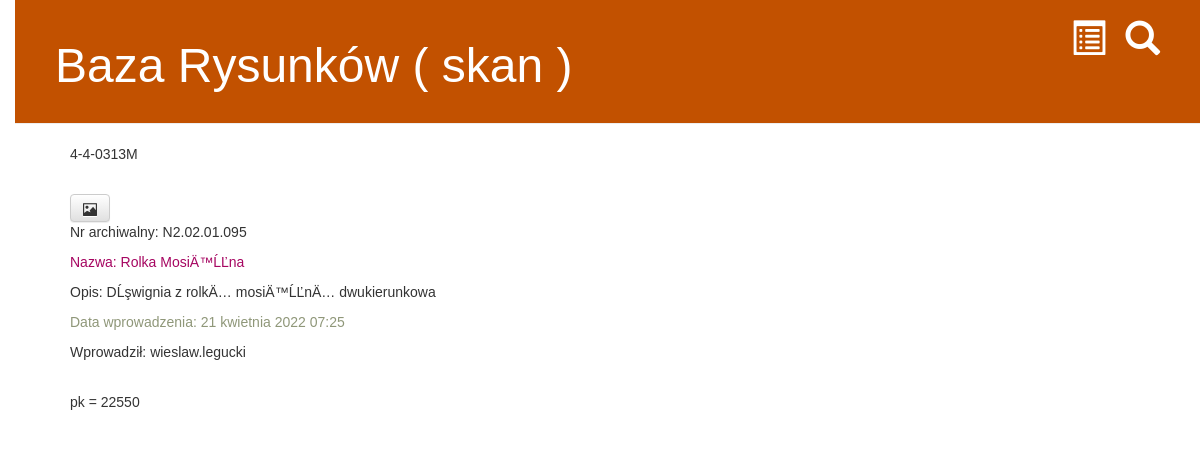
Page /drw/22550/ on the committed database.
### drw_base/models.py (models this page shows, shortened)
class Drw(models.Model):
    wprowadzil  = models.ForeignKey(settings.AUTH_USER_MODEL, on_delete=models.CASCADE) # kto wprowadził do bazy
    nr_arch     = models.CharField(max_length=30)    # Nr archiwlny rysunku
    nr_rys      = models.CharField(max_length=30)    # Nr rysunku
    nazwa       = models.CharField(max_length=256)   # Nazwa rysunku
    opis        = models.TextField()                 # Opis pole "Memo" z delphi
    zweryfik    = models.BooleanField(default=False) # Czy rysunek zweryfikowany
    data_wprow  = models.DateTimeField(
            default=timezone.now)                    # data wprowadzenia do bazy

### drw_base/views.py (the view)
# urls.py: path('drw/<int:pk>/',          views.drw_detail,           name='drw_detail'          ),
def drw_detail(request, pk):
    drw = get_object_or_404(Drw, pk=pk)
    return render(request, 'drw_base/drw_detail.html', {'drw': drw})

### drw_base/templates/drw_base/drw_detail.html (shortened to what this page needs)
{% extends 'drw_base/base.html' %}
{% block content %}
    <div class="drw">
        {% if drw.nr_rys %}
            <div class="drw">
                {{ drw.nr_rys }}
            </div>
        {% endif %}
		<a class="btn btn-default" href="{% url 'pdf_view' pk=drw.pk %}" class="top-menu"><span class="glyphicon glyphicon-picture"></span></a>
        <p>Nr archiwalny: {{ drw.nr_arch }}</p>
		<div class="nazwa">
			<p>Nazwa: {{ drw.nazwa }}</p>
		</div>
        <p>Opis: {{ drw.opis }}</p>
		<div class="data">
            <p>Data wprowadzenia: {{ drw.data_wprow }}</p>
		</div>
		<div class="drw">
			<p>Wprowadził: {{ drw.wprowadzil|linebreaksbr }}</p>
		</div>
		<p>pk = {{ drw.pk }}</p>
    </div>
{% endblock %}

### drw_base/static/css/drw_base.css (style rules this page uses)
body { padding-left: 15px; font-family: 'Arial'; }
.nazwa { color: #a60661; }
.data { color: #8f9779; }
.drw { margin-bottom: 30px; }

### rows in the picture
Drw: nr_rys "4-4-0313M", nr_arch "N2.02.01.095", nazwa "Rolka MosiÄ™ĹĽna", opis "DĹşwignia z rolkÄ… mosiÄ™ĹĽnÄ… dwukierunkowa", data_wprow "21 kwietnia 2022 07:25", wprowadzil "wieslaw.legucki", pk "22550"
